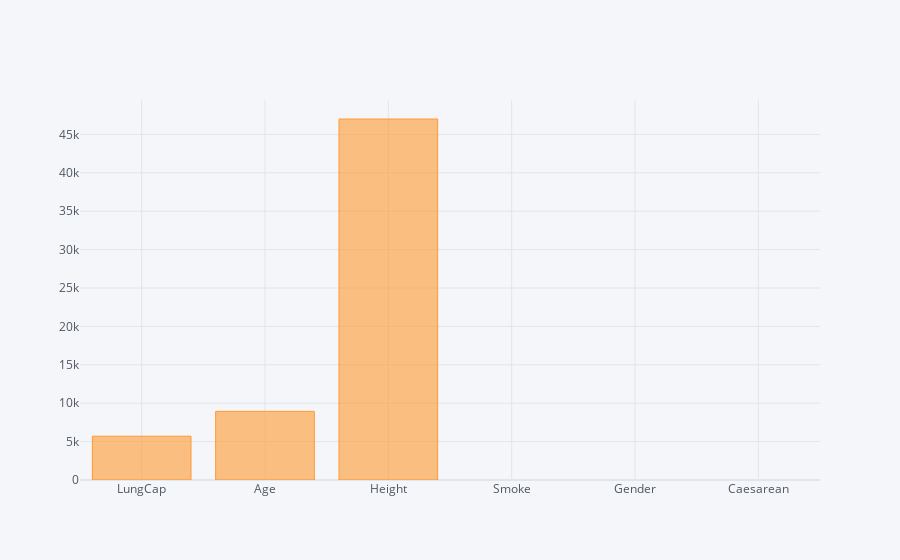

Source (notebook cell):
### Code cell
lcn.sum().iplot(kind="bar")

### Figure 1 — Plotly figure (JSON) as saved in the notebook; plotly's stock layout.template omitted (floating-point values rounded to 4 significant figures)
{"data": [{"marker": {"color": "rgba(255, 153, 51, 0.6)", "line": {"color": "rgba(255, 153, 51, 1.0)", "width": 1}}, "name": "None", "orientation": "v", "text": "", "type": "bar", "x": ["LungCap", "Age", "Height", "Smoke", "Gender", "Caesarean"], "y": [5701.0, 8937, 47010.0, "noyesnonononononononononononononononoyesnonononononononononoyesnononononononononononononononononononononononononononononononononononoyesyesnonononononononoyesnonononononononononononoyesnononoyesnoyesnoyesnononoyesnonononononononononononononononononoyesnoyesnononononononoyesnonononononononononononononononononononononononononoyesnonononononononononononononononoyesnoyesnonoyesnononononononononononononononononononononononononononononononononononononononoyesnoyesnonononononononononononononononoyesyesnononononononononoyesnononononononoyesnonoyesnonononononononononononononononononononoyesnonononononononoyesnoyesnonononononononoyesnononononoyesnononononononononoyesnonononononononononononononononononononononononoyesnonononononononononononononononoyesnononoyesnononononoyesnononononononononononononoyesnonononoyesnononononononononononononononononononononononoyesnononononoyesyesnonononoyesnonononoyesnononononoyesnononononononoyesnonononononononononononononoyesnononononononononoyesnononononoyesyesyesnonoyesnonononoyesnononononononononononononononononononononononononononoyesyesnoyesnononononononononononononoyesnononononononononononononononononononononoyesnonononononononononoyesnonoyesnonononononoyesnononononoyesnonononononononoyesnonononononononononononononononononononoyesnonononononononononoyesnonoyesnononononononononononononononoyesnonononoyesyesnonononononononononononononoyesnonononononononononononoyesnonononoyesnoyesnonononoyesnononononononononononononoyesyesnonononononononononononononononononoyesnononoyesyesnono", "malefemalefemalemalemalefemalemalemalemalemalemalemalemalefemalemalemalemalemalefemalefemalemalefemalemalemalefemalemalefemalemalefemalefemalefemalemalemalemalemalemalemalemalefemalemalefemalefemalefemalemalemalefemalemalefemalemalemalemalemalemalemalemalemalemalemalefemalemalefemalemalefemalefemalemalefemalefemalefemalefemalemalefemalemalefemalefemalefemalefemalemalefemalefemalemalefemalemalemalefemalefemalefemalemalefemalefemalemalemalemalemalefemalefemalefemalemalemalemalemalemalemalefemalefemalefemalefemalemalemalemalemalemalefemalefemalemalemalefemalefemalemalefemalemalemalemalemalemalemalefemalemalefemalemalefemalemalefemalemalefemalemalefemalefemalefemalemalemalemalefemalefemalemalefemalefemalefemalemalefemalefemalemalemalemalefemalefemalefemalemalefemalemalemalefemalefemalemalemalefemalemalemalemalemalefemalemalemalefemalefemalefemalemalemalefemalefemalefemalemalemalefemalemalefemalemalefemalemalefemalemalemalefemalefemalefemalemalemalemalemalefemalefemalemalefemalemalefemalefemalemalefemalefemalemalemalemalemalemalefemalemalemalefemalemalefemalemalefemalemalemalefemalefemalemalemalefemalemalefemalemalefemalefemalemalefemalemalefemalemalefemalefemalemalefemalefemalemalemalefemalemalemalemalefemalefemalemalemalefemalemalefemalefemalemalefemalefemalefemalemalemalefemalemalefemalemalefemalemalefemalefemalefemalemalemalemalemalefemalemalemalemalemalemalefemalefemalemalefemalemalefemalemalefemalemalemalemalemalefemalefemalefemalefemalemalemalefemalemalemalefemalefemalefemalemalefemalefemalefemalefemalemalefemalemalemalemalefemalefemalemalemalemalemalefemalemalefemalefemalemalemalefemalefemalefemalefemalemalemalefemalemalemalemalemalefemalefemalemalemalefemalemalefemalefemalefemalemalefemalefemalemalemalefemalefemalefemalemalemalefemalemalefemalemalefemalefemalefemalemalefemalefemalefemalemalefemalemalefemalefemalemalefemalefemalemalemalemalemalefemalefemalefemalemalefemalemalefemalemalemalefemalefemalemalefemalemalemalefemalefemalemalefemalefemalemalefemalemalefemalefemalefemalemalemalefemalefemalefemalefemalefemalemalefemalefemalemalemalefemalefemalemalemalefemalemalemalefemalemalemalefemalefemalemalefemalemalemalemalemalefemalemalemalemalefemalefemalefemalefemalemalefemalefemalefemalefemalefemalemalefemalemalemalemalefemalemalemalemalefemalemalemalemalemalemalemalemalemalemalemalemalemalemalefemalefemalemalemalemalefemalefemalefemalemalemalemalefemalefemalefemalefemalemalefemalemalefemalemalemalefemalemalefemalefemalemalemalemalefemalefemalemalefemalefemalemalemalefemalefemalefemalefemalemalefemalemalefemalemalefemalefemalefemalemalemalefemalefemalemalefemalemalefemalemalemalefemalefemalefemalemalefemalefemalemalemalemalefemalemalemalefemalemalemalemalefemalemalemalefemalefemalefemalefemalefemalemalefemalefemalefemalefemalefemalefemalemalefemalemalemalefemalefemalefemalemalemalefemalefemalemalefemalemalemalefemalemalemalemalefemalefemalefemalemalemalemalemalemalefemalefemalefemalefemalefemalemalefemalefemalefemalefemalemalefemalefemalefemalefemalefemalemalefemalemalemalefemalemalefemalefemalefemalefemalefemalemalefemalemalefemalemalemalefemalemalemalemalefemalefemalefemalefemalemalefemalemalemalefemalefemalemalemalefemalefemalemalemalefemalemalemalemalefemalefemalemalefemalemalefemalefemalefemalemalefemalefemalemalefemalemalefemalefemalemalefemalemalemalemalemalemalefemalemalemalemalemalemalemalemalefemalefemalefemalemalefemalemalefemalefemalefemalefemalefemalemalefemalefemalemalefemalemalefemalemalefemalemalefemalemalefemalefemalemalemalefemalefemalemalefemalefemalefemalemalefemalemalemalefemalefemalemalefemalemalemalefemalemalefemalefemalemale", "nonoyesnononoyesnononoyesnonononoyesnononononononoyesnoyesnononononononoyesnononononononoyesnonononoyesnonononononononononononoyesnonononononononononoyesnoyesnonoyesnononononononononoyesyesnononoyesnononoyesnononononononoyesnonononononononononononoyesnononononoyesyesnoyesyesyesyesyesyesnonononononononononononononoyesnoyesnonoyesnononononononoyesyesyesyesnonononononononoyesnonononononononoyesyesnoyesnononoyesnonoyesnonononononoyesnoyesnonononononononononononononononononoyesnoyesnoyesnoyesnonoyesnonononononononoyesnoyesnonoyesnononoyesnononoyesnonononononoyesnonoyesnononononoyesyesnoyesnononononoyesnonoyesnoyesnononononononoyesnononononoyesnononononoyesnonoyesyesnononononononononononononononononoyesnonononononononononoyesnononoyesyesyesyesyesnonoyesnonononoyesnonoyesyesnonononoyesnonoyesnononoyesnonononoyesnonoyesnoyesnonoyesnoyesnononononononoyesnonononononononononoyesnoyesnononoyesyesnononononononononoyesnononononoyesnononoyesnonoyesyesnononononononononononononoyesnononononoyesnoyesnoyesnononononoyesnoyesnonononononononononoyesnonoyesnononononoyesyesnononononoyesnonoyesyesnononononoyesyesnonoyesyesnonoyesnonononoyesyesnonononononononononoyesyesnonononoyesnoyesyesnonoyesyesnononoyesnoyesnononononoyesyesnonononononononoyesnonoyesyesnoyesyesnononoyesnoyesyesnononononoyesnoyesnononononononoyesnonononononononononoyesyesnonononononoyesnonononoyesnoyesnononoyesnononoyesyesnononoyesnonononononononononoyesyesnononoyesnonononononononononononoyesnonononononononononononononononoyesnononononoyesyesnononoyesnoyesnoyesnonononononononoyesyesnonononononononoyesnoyesnononoyesyesnononoyesnoyesnonoyesnonono"]}], "layout": {"legend": {"bgcolor": "#F5F6F9", "font": {"color": "#4D5663"}}, "paper_bgcolor": "#F5F6F9", "plot_bgcolor": "#F5F6F9", "title": {"font": {"color": "#4D5663"}}, "xaxis": {"gridcolor": "#E1E5ED", "showgrid": true, "tickfont": {"color": "#4D5663"}, "title": {"font": {"color": "#4D5663"}, "text": ""}, "zerolinecolor": "#E1E5ED"}, "yaxis": {"gridcolor": "#E1E5ED", "showgrid": true, "tickfont": {"color": "#4D5663"}, "title": {"font": {"color": "#4D5663"}, "text": ""}, "zerolinecolor": "#E1E5ED"}}}
